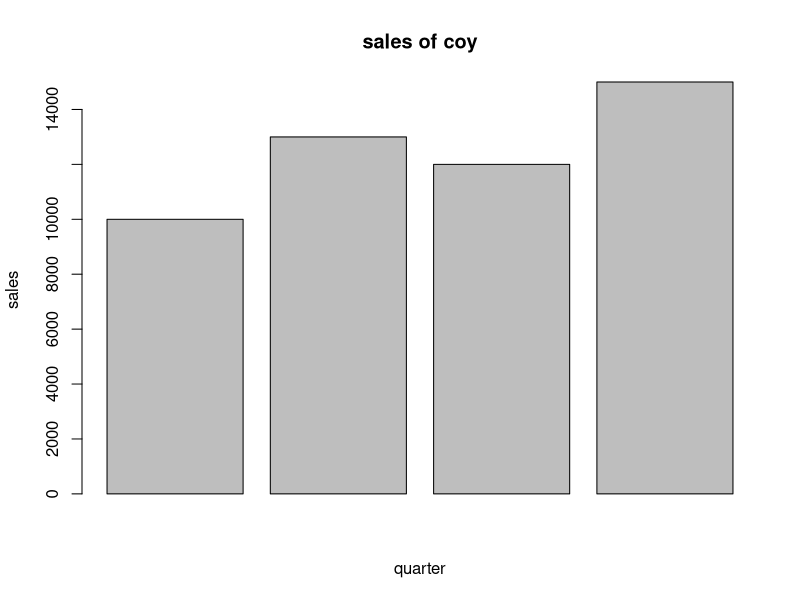

Write R code to recreate this figure.
#question1
sales=c(10000,13000,12000,15000)
sales
namesales=c("Q1","Q2","Q3","Q4")
dfsales=data.frame(namesales,sales)
dfsales
str(dfsales)
table(dfsales)
cbind(dfsales)
dfsales$namesales
barplot(dfsales$sales,main="sales of coy",xlab="quarter",ylab="sales")
sales>11000
sales[3]
